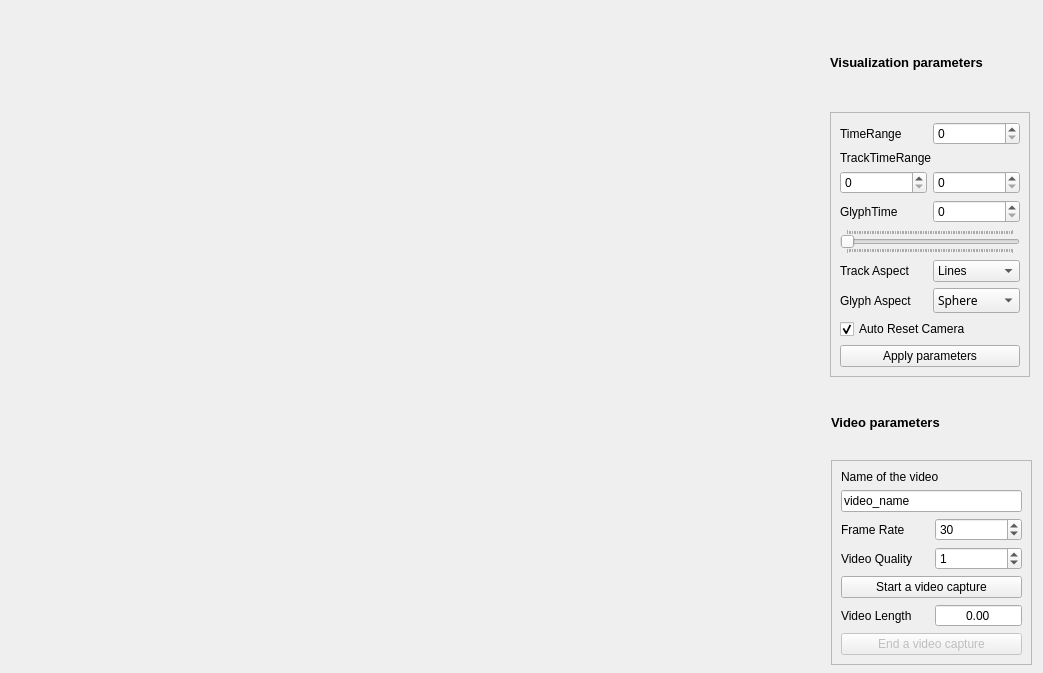
<?xml version="1.0" encoding="UTF-8"?>
<ui version="4.0">
 <class>TrackWidget</class>
 <widget class="QWidget" name="TrackWidget">
  <property name="geometry">
   <rect>
    <x>0</x>
    <y>0</y>
    <width>1043</width>
    <height>673</height>
   </rect>
  </property>
  <property name="windowTitle">
   <string>TrackVisuWidget</string>
  </property>
  <widget class="QVTKWidget" name="visualizationBox" native="true">
   <property name="geometry">
    <rect>
     <x>20</x>
     <y>30</y>
     <width>791</width>
     <height>581</height>
    </rect>
   </property>
  </widget>
  <widget class="QWidget" name="layoutWidget">
   <property name="geometry">
    <rect>
     <x>830</x>
     <y>20</y>
     <width>200</width>
     <height>357</height>
    </rect>
   </property>
   <layout class="QGridLayout" name="gridLayout_10">
    <item row="0" column="0">
     <widget class="QLabel" name="label_7">
      <property name="text">
       <string>&lt;!DOCTYPE HTML PUBLIC &quot;-//W3C//DTD HTML 4.0//EN&quot; &quot;http://www.w3.org/TR/REC-html40/strict.dtd&quot;&gt;
&lt;html&gt;&lt;head&gt;&lt;meta name=&quot;qrichtext&quot; content=&quot;1&quot; /&gt;&lt;style type=&quot;text/css&quot;&gt;
p, li { white-space: pre-wrap; }
&lt;/style&gt;&lt;/head&gt;&lt;body style=&quot; font-family:'Sans'; font-size:10pt; font-weight:400; font-style:normal;&quot;&gt;
&lt;p style=&quot; margin-top:0px; margin-bottom:0px; margin-left:0px; margin-right:0px; -qt-block-indent:0; text-indent:0px;&quot;&gt;&lt;span style=&quot; font-weight:600;&quot;&gt;Visualization parameters&lt;/span&gt;&lt;/p&gt;&lt;/body&gt;&lt;/html&gt;</string>
      </property>
     </widget>
    </item>
    <item row="1" column="0">
     <widget class="QFrame" name="frame">
      <property name="frameShape">
       <enum>QFrame::StyledPanel</enum>
      </property>
      <property name="frameShadow">
       <enum>QFrame::Raised</enum>
      </property>
      <layout class="QGridLayout" name="gridLayout_9">
       <item row="0" column="0">
        <layout class="QGridLayout" name="gridLayout_8">
         <item row="0" column="0">
          <layout class="QGridLayout" name="gridLayout_6">
           <item row="0" column="0">
            <widget class="QLabel" name="label">
             <property name="text">
              <string>TimeRange</string>
             </property>
            </widget>
           </item>
           <item row="0" column="1">
            <widget class="QSpinBox" name="totalTimeRange">
             <property name="maximum">
              <number>999</number>
             </property>
             <property name="singleStep">
              <number>10</number>
             </property>
            </widget>
           </item>
          </layout>
         </item>
         <item row="1" column="0">
          <widget class="QLabel" name="label_3">
           <property name="text">
            <string>TrackTimeRange</string>
           </property>
          </widget>
         </item>
         <item row="2" column="0">
          <layout class="QGridLayout" name="gridLayout_5">
           <item row="0" column="0">
            <widget class="QSpinBox" name="begin">
             <property name="maximum">
              <number>999</number>
             </property>
             <property name="singleStep">
              <number>10</number>
             </property>
            </widget>
           </item>
           <item row="0" column="1">
            <widget class="QSpinBox" name="end">
             <property name="maximum">
              <number>999</number>
             </property>
             <property name="singleStep">
              <number>10</number>
             </property>
            </widget>
           </item>
          </layout>
         </item>
         <item row="3" column="0">
          <layout class="QGridLayout" name="gridLayout_3">
           <item row="0" column="0">
            <widget class="QLabel" name="label_2">
             <property name="text">
              <string>GlyphTime</string>
             </property>
            </widget>
           </item>
           <item row="0" column="1">
            <widget class="QSpinBox" name="glyphTime">
             <property name="maximum">
              <number>999</number>
             </property>
             <property name="singleStep">
              <number>10</number>
             </property>
            </widget>
           </item>
          </layout>
         </item>
         <item row="4" column="0">
          <widget class="QSlider" name="glyphTimeSlider">
           <property name="maximum">
            <number>999</number>
           </property>
           <property name="singleStep">
            <number>10</number>
           </property>
           <property name="orientation">
            <enum>Qt::Horizontal</enum>
           </property>
           <property name="tickPosition">
            <enum>QSlider::TicksBothSides</enum>
           </property>
           <property name="tickInterval">
            <number>10</number>
           </property>
          </widget>
         </item>
         <item row="5" column="0">
          <layout class="QGridLayout" name="gridLayout_7">
           <item row="0" column="0">
            <widget class="QLabel" name="label_10">
             <property name="text">
              <string>Track Aspect</string>
             </property>
            </widget>
           </item>
           <item row="0" column="1">
            <widget class="QComboBox" name="trackShape">
             <item>
              <property name="text">
               <string>Lines</string>
              </property>
             </item>
             <item>
              <property name="text">
               <string>Tubes</string>
              </property>
             </item>
            </widget>
           </item>
          </layout>
         </item>
         <item row="6" column="0">
          <layout class="QGridLayout" name="gridLayout">
           <item row="0" column="0">
            <widget class="QLabel" name="label_6">
             <property name="text">
              <string>Glyph Aspect</string>
             </property>
             <property name="scaledContents">
              <bool>false</bool>
             </property>
            </widget>
           </item>
           <item row="0" column="1">
            <widget class="QComboBox" name="glyphShape">
             <property name="font">
              <font>
               <family>Sans Serif</family>
              </font>
             </property>
             <property name="focusPolicy">
              <enum>Qt::StrongFocus</enum>
             </property>
             <item>
              <property name="text">
               <string>Sphere</string>
              </property>
             </item>
             <item>
              <property name="text">
               <string>Cube</string>
              </property>
             </item>
            </widget>
           </item>
          </layout>
         </item>
         <item row="7" column="0">
          <widget class="QCheckBox" name="autoResetCamera">
           <property name="text">
            <string>Auto Reset Camera</string>
           </property>
           <property name="checked">
            <bool>true</bool>
           </property>
           <property name="tristate">
            <bool>false</bool>
           </property>
          </widget>
         </item>
         <item row="8" column="0">
          <widget class="QPushButton" name="apply">
           <property name="text">
            <string>Apply parameters</string>
           </property>
          </widget>
         </item>
        </layout>
       </item>
      </layout>
     </widget>
    </item>
   </layout>
  </widget>
  <widget class="QWidget" name="">
   <property name="geometry">
    <rect>
     <x>831</x>
     <y>391</y>
     <width>201</width>
     <height>274</height>
    </rect>
   </property>
   <layout class="QGridLayout" name="gridLayout_13">
    <item row="0" column="0">
     <widget class="QLabel" name="label_8">
      <property name="text">
       <string>&lt;!DOCTYPE HTML PUBLIC &quot;-//W3C//DTD HTML 4.0//EN&quot; &quot;http://www.w3.org/TR/REC-html40/strict.dtd&quot;&gt;
&lt;html&gt;&lt;head&gt;&lt;meta name=&quot;qrichtext&quot; content=&quot;1&quot; /&gt;&lt;style type=&quot;text/css&quot;&gt;
p, li { white-space: pre-wrap; }
&lt;/style&gt;&lt;/head&gt;&lt;body style=&quot; font-family:'Sans'; font-size:10pt; font-weight:400; font-style:normal;&quot;&gt;
&lt;p style=&quot; margin-top:0px; margin-bottom:0px; margin-left:0px; margin-right:0px; -qt-block-indent:0; text-indent:0px;&quot;&gt;&lt;span style=&quot; font-weight:600;&quot;&gt;Video parameters&lt;/span&gt;&lt;/p&gt;&lt;/body&gt;&lt;/html&gt;</string>
      </property>
     </widget>
    </item>
    <item row="1" column="0">
     <widget class="QFrame" name="frame_2">
      <property name="frameShape">
       <enum>QFrame::StyledPanel</enum>
      </property>
      <property name="frameShadow">
       <enum>QFrame::Raised</enum>
      </property>
      <layout class="QGridLayout" name="gridLayout_14">
       <item row="0" column="0">
        <layout class="QGridLayout" name="gridLayout_2">
         <item row="0" column="0">
          <widget class="QLabel" name="videoNameLabel">
           <property name="text">
            <string>Name of the video</string>
           </property>
          </widget>
         </item>
         <item row="1" column="0">
          <widget class="QLineEdit" name="videoName">
           <property name="inputMask">
            <string/>
           </property>
           <property name="text">
            <string>video_name</string>
           </property>
          </widget>
         </item>
         <item row="2" column="0">
          <layout class="QGridLayout" name="gridLayout_11">
           <item row="0" column="0">
            <widget class="QLabel" name="label_5">
             <property name="text">
              <string>Frame Rate</string>
             </property>
            </widget>
           </item>
           <item row="0" column="1">
            <widget class="QSpinBox" name="frameRate">
             <property name="value">
              <number>30</number>
             </property>
            </widget>
           </item>
          </layout>
         </item>
         <item row="3" column="0">
          <layout class="QGridLayout" name="gridLayout_4">
           <item row="0" column="0">
            <widget class="QLabel" name="label_4">
             <property name="text">
              <string>Video Quality</string>
             </property>
            </widget>
           </item>
           <item row="0" column="1">
            <widget class="QSpinBox" name="videoQuality">
             <property name="minimum">
              <number>0</number>
             </property>
             <property name="maximum">
              <number>2</number>
             </property>
             <property name="value">
              <number>1</number>
             </property>
            </widget>
           </item>
          </layout>
         </item>
         <item row="4" column="0">
          <widget class="QPushButton" name="startVideo">
           <property name="text">
            <string>Start a video capture</string>
           </property>
          </widget>
         </item>
         <item row="5" column="0">
          <layout class="QGridLayout" name="gridLayout_12">
           <item row="0" column="0">
            <widget class="QLabel" name="label_9">
             <property name="text">
              <string>Video Length</string>
             </property>
            </widget>
           </item>
           <item row="0" column="1">
            <widget class="QDoubleSpinBox" name="videoLength">
             <property name="alignment">
              <set>Qt::AlignCenter</set>
             </property>
             <property name="readOnly">
              <bool>true</bool>
             </property>
             <property name="buttonSymbols">
              <enum>QAbstractSpinBox::NoButtons</enum>
             </property>
            </widget>
           </item>
          </layout>
         </item>
         <item row="6" column="0">
          <widget class="QPushButton" name="endVideo">
           <property name="enabled">
            <bool>false</bool>
           </property>
           <property name="text">
            <string>End a video capture</string>
           </property>
          </widget>
         </item>
        </layout>
       </item>
      </layout>
     </widget>
    </item>
   </layout>
  </widget>
 </widget>
 <customwidgets>
  <customwidget>
   <class>QVTKWidget</class>
   <extends>QWidget</extends>
   <header>QVTKWidget.h</header>
  </customwidget>
 </customwidgets>
 <resources/>
 <connections/>
</ui>
